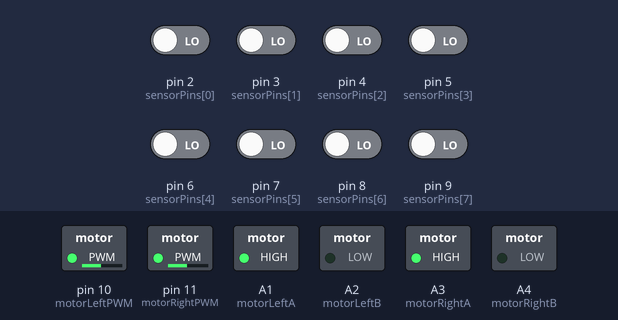
Recording of a sketch running on a simulated Arduino Uno, built with avr-gcc and run on an emulated ATmega328P. On the bench: switched loads named in the sketch (green lamp = pin HIGH). The inputs (shaded band) are chosen by the test bench; at power-on: pin 2 (sensorPins[0]), pin 3 (sensorPins[1]), pin 4 (sensorPins[2]), pin 5 (sensorPins[3]), pin 6 (sensorPins[4]), pin 7 (sensorPins[5]), pin 8 (sensorPins[6]), pin 9 (sensorPins[7]) LOW. What the sketch prints to the serial monitor is not drawn.

Above: at 1.2 s.
1.3 s: pin 2 (sensorPins[0]) driven HIGH
At 1.7 s:
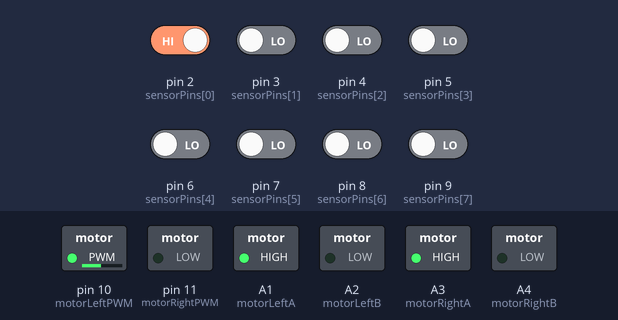
2.8 s: pin 6 (sensorPins[4]) driven HIGH
At 4.0 s:
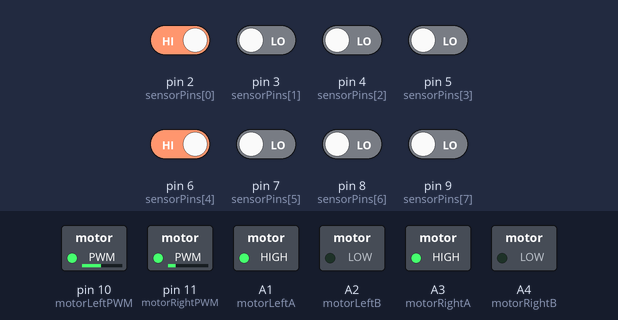
4.3 s: pin 5 (sensorPins[3]) driven HIGH
At 5.2 s:
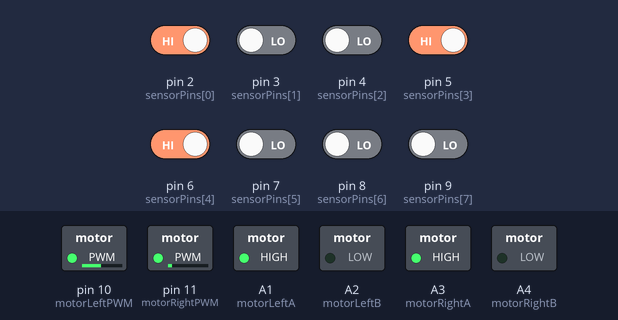
5.8 s: pin 7 (sensorPins[5]) driven HIGH
At 6.3 s:
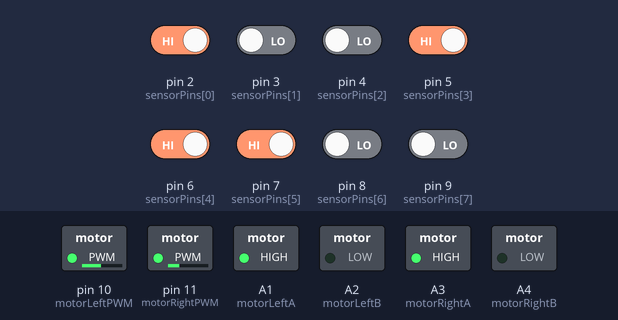
7.3 s: pin 8 (sensorPins[6]) driven HIGH
At 8.5 s:
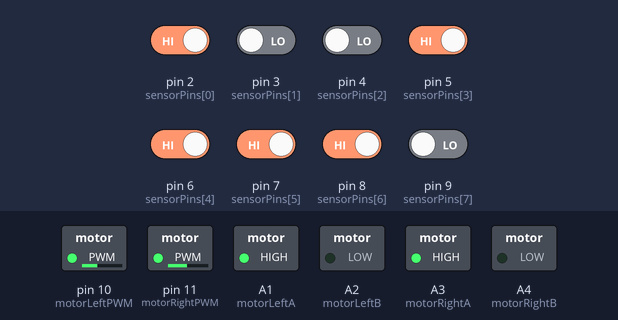
8.8 s: pin 9 (sensorPins[7]) driven HIGH
At 9.8 s:
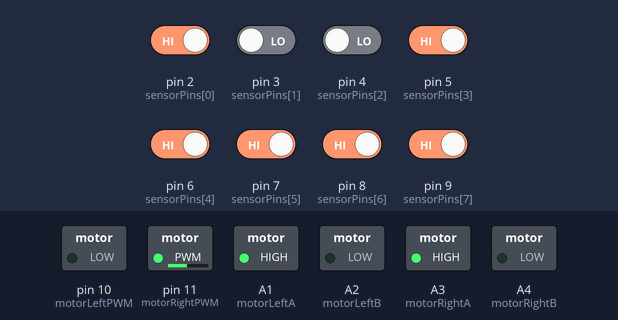
Timing chart, 0 to 11.3 s (numbered marks = the images above; inputs shaded):
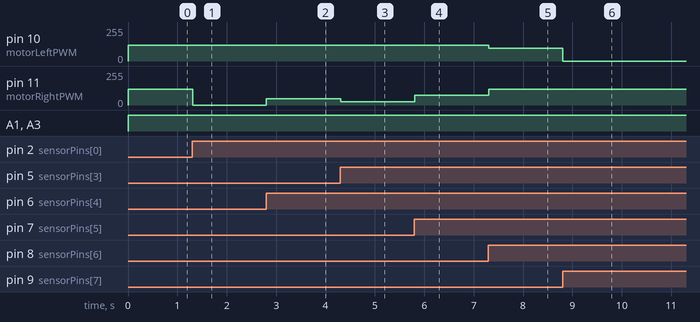

Measured:
- after the input at 1.3 s, pin 11 (motorRightPWM): 120/255 → 0/255 at once
- after the input at 2.8 s, pin 11 (motorRightPWM): 0/255 → 48/255 at once
- after the input at 4.3 s, pin 11 (motorRightPWM): 48/255 → 24/255 at once
- after the input at 5.8 s, pin 11 (motorRightPWM): 24/255 → 72/255 at once
- after the input at 7.3 s, pin 10 (motorLeftPWM): 120/255 → 96/255 at once; pin 11 (motorRightPWM): 72/255 → 120/255 at once
- after the input at 8.8 s, pin 10 (motorLeftPWM): 96/255 → 0/255 at once

The sketch:

TeamKillerBee.ino
```cpp
int motorLeftA = A1;
int motorLeftB = A2;
int motorLeftPWM = 10;

int motorRightA = A3;
int motorRightB = A4;
int motorRightPWM = 11;

int maxSpeed = 120;

int sensorPins[] = {2, 3, 4, 5, 6, 7, 8, 9};
int multiplier[] = { -4, -3, -2, -1, 1, 2, 3, 4};
int Position;
int lastPosition;
void setup() {
  Serial.begin(9600);
  // put your setup code here, to run once:
  pinMode(motorLeftA, OUTPUT);
  pinMode(motorLeftB, OUTPUT);
  pinMode(motorLeftPWM, OUTPUT);
  pinMode(motorRightA, OUTPUT);
  pinMode(motorRightB, OUTPUT);
  pinMode(motorRightPWM, OUTPUT);

  for (int c = 0; c < 8; c++) {
    pinMode(sensorPins[c], INPUT);
  }
}

void loop() {
  // put your main code here, to run repeatedly:
  //  driveWheel(100, 255);
  Position = findPosition();
  if ((Position == 0 && lastPosition == -8) || Position == 0 && lastPosition == 8)
    Position = lastPosition;
  Serial.println(Position);
  calculateSpeed(Position);

  lastPosition = Position;
}

void driveWheel(int leftSpeed, int RightSpeed) {
  //  if(leftSpeed<0){
  //      digitalWrite(motorLeftA, LOW);
  //      digitalWrite(motorLeftB, HIGH);
  //      analogWrite(motorLeftPWM, leftSpeed*-1);
  //    }else{
  digitalWrite(motorLeftA, HIGH);
  digitalWrite(motorLeftB, LOW);
  analogWrite(motorLeftPWM, leftSpeed);
  //      }

  //  if(RightSpeed<0){
  //        digitalWrite(motorRightA, LOW);
  //        digitalWrite(motorRightB, HIGH);
  //        analogWrite(motorRightPWM, RightSpeed*-1);
  //    }else{
  digitalWrite(motorRightA, HIGH);
  digitalWrite(motorRightB, LOW);
  analogWrite(motorRightPWM, RightSpeed);
  //      }
}

int findPosition() {
  Position = 0;
  int rawSensorSum = 0;
  for (int c = 0; c < 8; c++) {
    int sensorData = digitalRead(sensorPins[c]);
    rawSensorSum += sensorData;
    Position += sensorData * multiplier[c];

    //    Serial.print(digitalRead(sensorPins[c]));
    //    Serial.print('\t');
  }//Serial.println();

  if (rawSensorSum == 1) {
    Position *= 2;
  }
  return Position;
}

void calculateSpeed(int Position) {
  int rightSpeed, leftSpeed;
  int division = maxSpeed / 5;
  int reduceSpeed = int(division * Position);

  rightSpeed = maxSpeed;
  leftSpeed = maxSpeed;
  if (Position > 0) {
    leftSpeed -= reduceSpeed;
  } else if (Position < 0) {
    rightSpeed += reduceSpeed;
  }
  if (rightSpeed < 0)
    rightSpeed = 0;
  if (leftSpeed < 0)
    leftSpeed = 0;
  //   Serial.print(leftSpeed);
  //   Serial.print('\t');
  //   Serial.println(rightSpeed);

  driveWheel(leftSpeed, rightSpeed);
}
```
